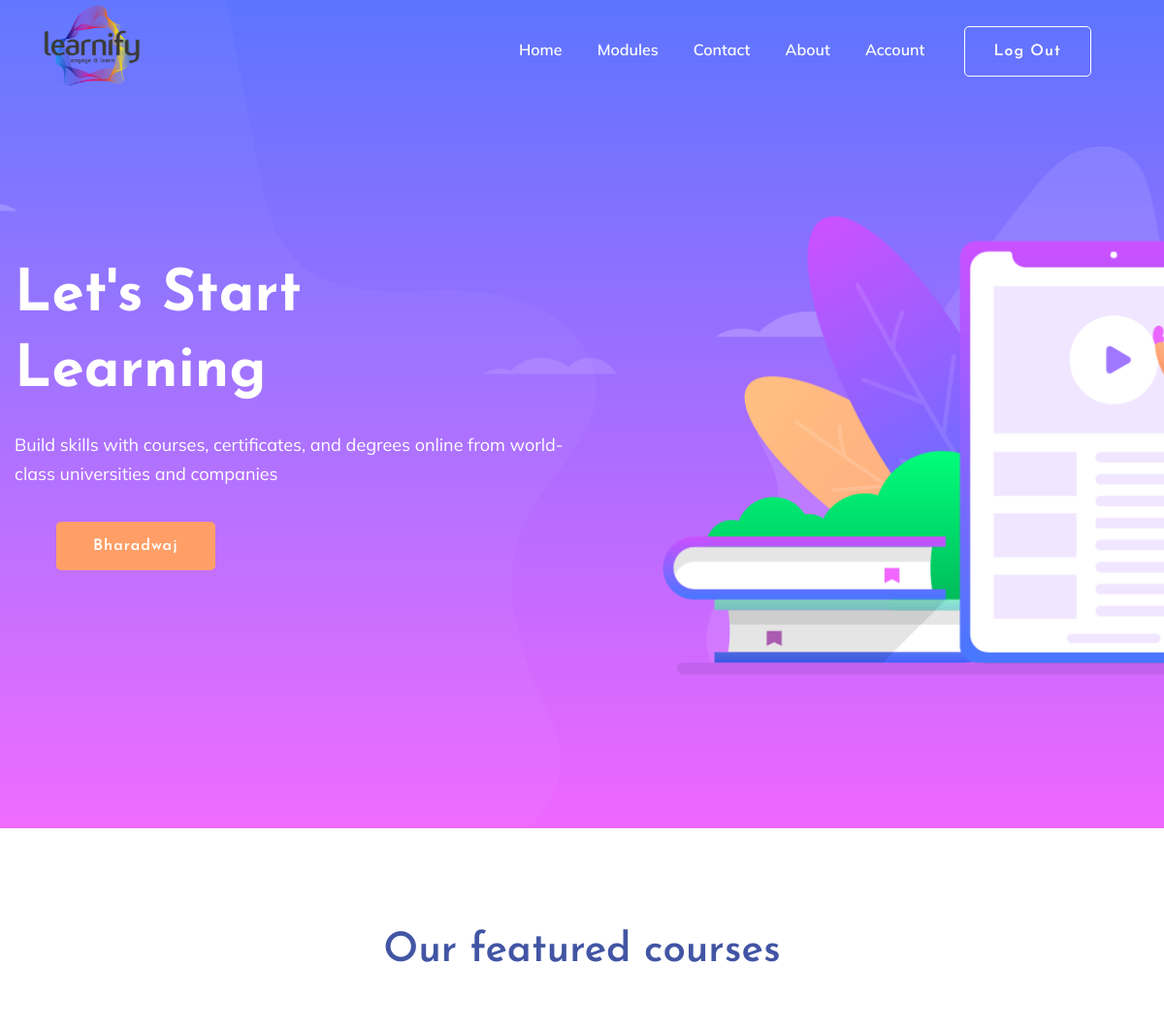
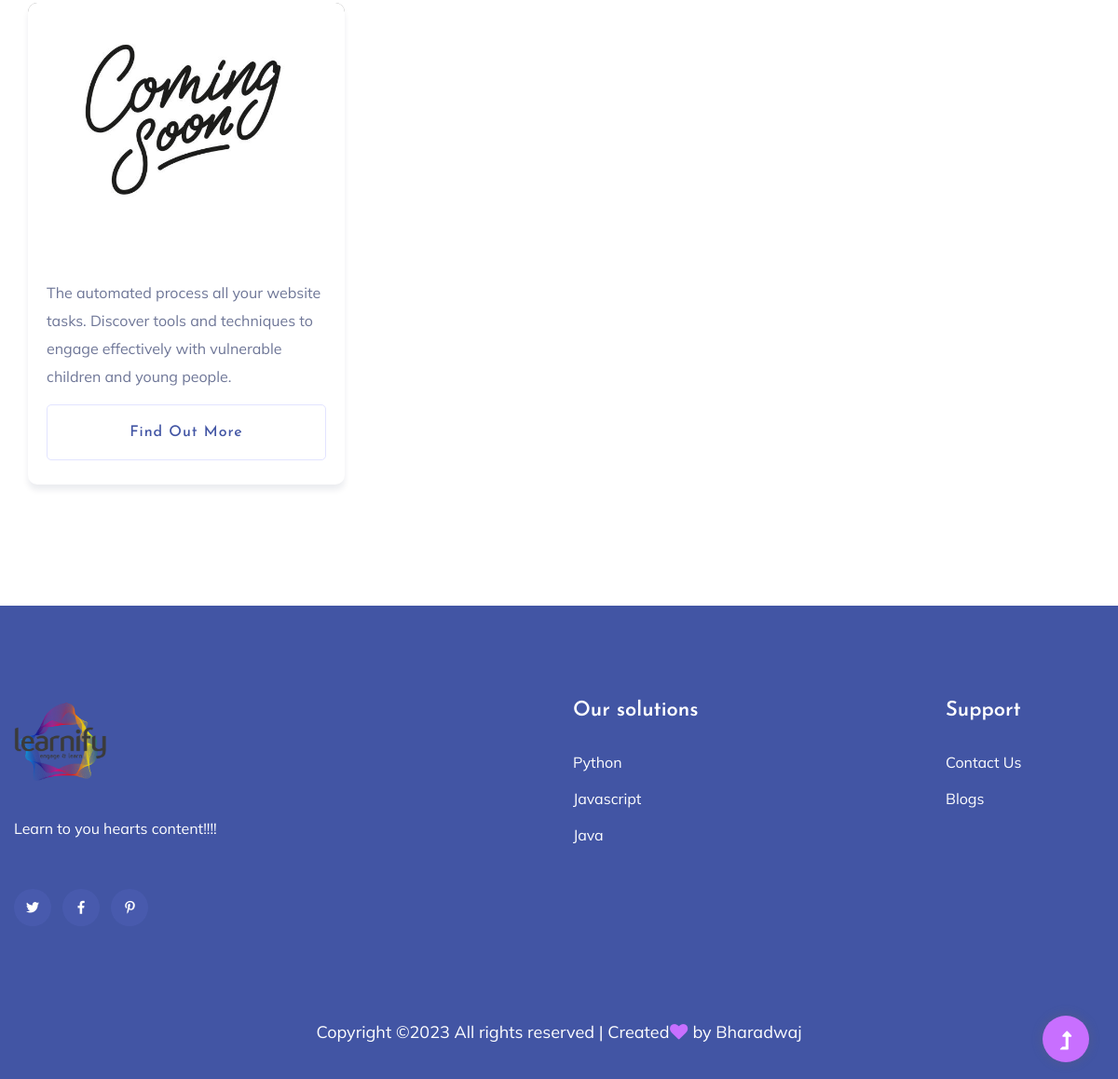
Screenshot of /module/Python (signed in) with the database file from the repository (2 pictures, top to bottom).
### Adminapp/models.py (models this page shows)
class CModulesDB(models.Model):
    NewModule = models.CharField(max_length=100,null=True,blank=True)
    Subject = models.CharField(max_length=100,null=True,blank=True)
    Material = models.CharField(max_length=100,null=True,blank=True)
    Image = models.ImageField(upload_to='module',null=True,blank=True)
    Files = models.FileField(upload_to='files',max_length=250)
    Select = models.CharField(max_length=100,null=True,blank=True)

### webapp/views.py (the view)
# urls.py: path('module/<lesson_get>',views.module,name="module"),
def module(req,lesson_get):
    moddata = CModulesDB.objects.all()
    ldata = LessonDB.objects.filter(SubName=lesson_get)
    mddata = CModulesDB.objects.filter(Subject=lesson_get)
    data1 = Usersubmitdb.objects.filter(Uname=req.session['username'])
    return render(req,"Modules.html",{'moddata':moddata,'data1':data1,'ldata':ldata,'mddata':mddata})

### webapp/templates/Modules.html (shortened to what this page needs)
<!DOCTYPE html>
{% extends 'Indexpage.html' %}
{% load static %}
{% block content %}
<html lang="en">
<head>
</head>
<body>
<div class="courses-area section-padding40 fix">
            <div class="container">
                <div class="row justify-content-center">
                    <div class="col-xl-7 col-lg-8">
                        <div class="section-tittle text-center mb-55">
                            <h2>Our featured courses</h2>
                        </div>
                    </div>
                </div>
                <div class="row">
                    <div class="col-lg-4">
                        <div class="properties properties2 mb-30">
                            <div class="properties__card">
                                <div class="properties__img overlay1">
                                    <a href="{% url 'lesson' lessonid=moddata.Subject %}"><img src="assets/img/gallery/cmgsoon.jpg" alt=""></a>
                                </div>
                                <div class="properties__caption">
                                    <p>The automated process all your website tasks. Discover tools and techniques to engage effectively with vulnerable children and young people.
                                    </p>
                                    <a href="{% url 'lesson' lessonid=ldata.id %}" class="border-btn border-btn2">Find out more</a>
                                </div>
                            </div>
                        </div>
                    </div>
                            </div>
                        </div>
                    </div>
</body>
</html>
{% endblock %}

### webapp/templates/Indexpage.html (shortened to what this page needs)
<!Doctype html>
{% load static %}
<html class="no-js" lang="zxx">
<head>
    <link href="https://cdn.jsdelivr.net/npm/bootstrap@5.3.1/dist/css/bootstrap.min.css"
          rel="stylesheet"
>
    <link rel="stylesheet" href="{% static 'assets/css/bootstrap.min.css' %}">
    <link rel="stylesheet" href="{% static 'assets/css/owl.carousel.min.css' %}">
    <link rel="stylesheet" href="{% static 'assets/css/slicknav.css' %}">
    <link rel="stylesheet" href="{% static 'assets/css/flaticon.css' %}">
    <link rel="stylesheet" href="{% static 'assets/css/progressbar_barfiller.css' %}">
    <link rel="stylesheet" href="{% static 'assets/css/gijgo.css' %}">
    <link rel="stylesheet" href="{% static 'assets/css/animate.min.css' %}">
    <link rel="stylesheet" href="{% static 'assets/css/animated-headline.css' %}">
    <link rel="stylesheet" href="{% static 'assets/css/magnific-popup.css' %}">
    <link rel="stylesheet" href="{% static 'assets/css/fontawesome-all.min.css' %}">
    <link rel="stylesheet" href="{% static 'assets/css/themify-icons.css' %}">
    <link rel="stylesheet" href="{% static 'assets/css/slick.css' %}">
    <link rel="stylesheet" href="{% static 'assets/css/nice-select.css' %}">
    <link rel="stylesheet" href="{% static 'assets/css/style.css' %}">
</head>
<body>
    <header>
        <div class="header-area header-transparent">
            <div class="main-header ">
                <div class="header-bottom  header-sticky">
                    <div class="container-fluid">
                        <div class="row align-items-center">
                            <div class="col-xl-2 col-lg-2">
                                <div class="logo">
                                    <a href="{% url 'indexpage' %}"><img src="{% static 'assets/img/logo/Learnify-LL-1.png' %}" width="100px" height="100px" alt=""></a>
                                </div>
                            </div>
                            <div class="col-xl-10 col-lg-10">
                                <div class="menu-wrapper d-flex align-items-center justify-content-end">
                                    <div class="main-menu d-none d-lg-block">
                                        <nav>
                                            <ul id="navigation">
                                                <li class="active" ><a href="{% url 'indexpage' %}">Home</a></li>
                                                <li><a href="{% url 'indexpage' %}">Modules</a>
                                                </li>
                                                <li><a href="{% url 'contact' %}">Contact</a></li>
                                                <li><a href="{% url 'about' %}">About</a></li>
                                                <li><a href="{% url 'indexpage' %}">Account</a>
                                                </li>
                                                <li class="button-header"><a href="{% url 'Userlogout' %}" class="btn btn3">Log out</a></li>
                                            </ul>
                                        </nav>
                                    </div>
                                </div>
                            </div>
                            <div class="col-12">
                            </div>
                        </div>
                    </div>
                </div>
            </div>
        </div>
    </header>
    <main>
        <section class="slider-area ">
            <div class="slider-active">
                <div class="single-slider slider-height d-flex align-items-center">
                    <div class="container">
                        <div class="row">
                            <div class="col-xl-6 col-lg-7 col-md-12">
                                <div class="hero__caption">
                                    <h1 data-animation="fadeInLeft" data-delay="0.2s">Let's Start<br> Learning</h1>
                                    <p data-animation="fadeInLeft" data-delay="0.4s">Build skills with courses, certificates, and degrees online from world-class universities and companies</p>
                                    {% if request.session.username %}
                                    <li class="button-header margin-left "><a href="{% url 'Register' %}" class="btn">{{request.session.username}}</a></li>
                                    {% else %}
                                    <li class="button-header margin-left "><a href="{% url 'Register' %}" class="btn">Join/Login</a></li>
                                    {% endif %}
                                </div>
                            </div>
                        </div>
                    </div>
                </div>
            </div>
        </section>
{% block content %}{% endblock %}
    <footer>
     <div class="footer-wrappper footer-bg">
        <div class="footer-area footer-padding">
            <div class="container">
                <div class="row justify-content-between">
                    <div class="col-xl-4 col-lg-5 col-md-4 col-sm-6">
                        <div class="single-footer-caption mb-50">
                            <div class="single-footer-caption mb-30">
                                <div class="footer-logo mb-25">
                                    <a href="{% url 'indexpage' %}"><img src="{% static 'assets/img/logo/Learnify-LL-1.png' %}" width="100px" height="100px" alt=""></a>
                                </div>
                                <div class="footer-tittle">
                                    <div class="footer-pera">
                                        <p>Learn to you hearts content!!!!</p>
                                    </div>
                                </div>
                                <div class="footer-social">
                                    <a href="#"><i class="fab fa-twitter"></i></a>
                                    <a href="#"><i class="fab fa-facebook-f"></i></a>
                                    <a href="#"><i class="fab fa-pinterest-p"></i></a>
                                </div>
                            </div>
                        </div>
                    </div>
                    <div class="col-xl-2 col-lg-3 col-md-4 col-sm-5">
                        <div class="single-footer-caption mb-50">
                            <div class="footer-tittle">
                                <h4>Our solutions</h4>
                                <ul>
                                    {% for k in moddata %}
                                    <li><a href="{% url 'module1' lesson_get=k.Subject %}">{{k.Subject}}</a></li>
                                    {% endfor %}
                                </ul>
                            </div>
                        </div>
                    </div>
                    <div class="col-xl-2 col-lg-4 col-md-4 col-sm-6">
                        <div class="single-footer-caption mb-50">
                            <div class="footer-tittle">
                                <h4>Support</h4>
                                <ul>
                                    <li><a href="{% url 'contact' %}">Contact Us</a></li>
                                    <li><a href="{% url 'about' %}">Blogs</a></li>
                                </ul>
                            </div>
                        </div>
                    </div>
                </div>
            </div>
        </div>
        <div class="footer-bottom-area">
            <div class="container">
                <div class="footer-border">
                    <div class="row d-flex align-items-center">
                        <div class="col-xl-12 ">
                            <div class="footer-copy-right text-center">
                                <p>
                                  Copyright &copy;<script>document.write(new Date().getFullYear());</script> All rights reserved | Created<i class="fa fa-heart" aria-hidden="true"></i> by <a href="#" target="_blank">Bharadwaj</a>
                                  </p>
                              </div>
                          </div>
                      </div>
                  </div>
              </div>
          </div>
      </div>
  </footer>
  <div id="back-top" >
    <a title="Go to Top" href="#"> <i class="fas fa-level-up-alt"></i></a>
</div>
</body>
</html>

### rows the page displays
CModulesDB: Subject "Python"
CModulesDB: Subject "Javascript"
CModulesDB: Subject "Java"

### other values shown
{{ request.session.username }} "Bharadwaj"
